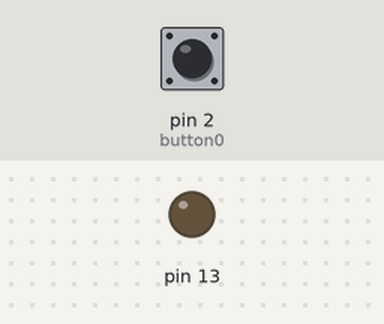
Recording of a sketch running on a simulated Arduino Uno, built with avr-gcc and run on an emulated ATmega328P. On the bench: output pins drawn as LEDs (lit = HIGH). Dashed ring = blinking. The test bench sets the inputs (shaded band); at power-on: pin 2 (button0) HIGH.

Above: at 1.2 s.
1.3 s: pin 2 (button0) pulled LOW for 1 s
At 1.45 s:
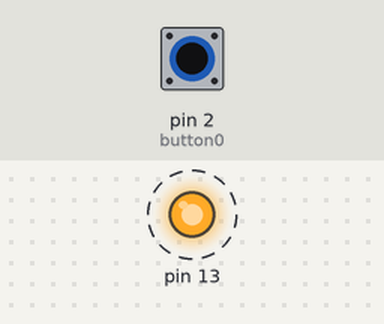
3.8 s: pin 2 (button0) pulled LOW for 3.2 s
At 7.5 s:
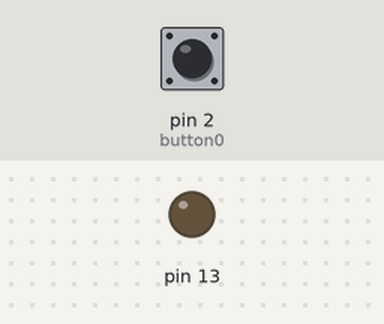
Timing chart, 0 to 9.0 s (numbered marks = the images above; inputs shaded):
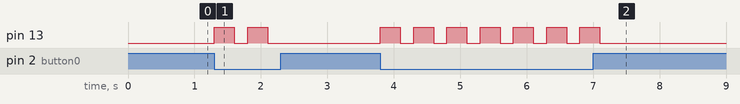

The sketch:

TV_Remote_03.ino
```cpp
// v01 - Blink using direct port manipulation
// v02 - read button using direct port manipulation
// v03 - Blink n times based on which button is pressed
// v04 - Read buttons using interrupt instead of polling in loop()

#ifndef cbi
#define cbi(sfr, bit) (_SFR_BYTE(sfr) &= ~_BV(bit))
#endif
#ifndef sbi
#define sbi(sfr, bit) (_SFR_BYTE(sfr) |= _BV(bit))
#endif

const byte button0 = PD2;
const byte button1 = PD5;
const byte button2 = PD4;

void setup() {
  sbi(DDRB, PB5); // Pin D13 (PB5) as output
  cbi(DDRD, button0); // D2 (PD2) as input
  cbi(DDRD, button1); // D2 (PD2) as input
  cbi(DDRD, button2); // D2 (PD2) as input
  DDRD  &= B00001011;
  PORTD |= B00110100;
  //sbi(SREG,SREG_I); // Enable global interrupt
}

void loop() {
  byte vals = PIND;
  if (bitRead(vals, button0)==0) Blink(1);
  if (bitRead(vals, button1)==0) Blink(2);
  if (bitRead(vals, button2)==0) Blink(3);
}

void Blink(byte n)
{
  for (byte i = 0; i < n; i++) {
    sbi(PORTB, PB5);  // turn the LED on (HIGH is the voltage level)
    delay(300);
    cbi(PORTB, PB5);  // turn the LED off by making the voltage LOW
    delay(200);
  }
}
```

Measured:
- after the input at 1.3 s, pin 13: alternates HIGH for 0.30 s and LOW for 0.20 s, 4 changes in all, then stays LOW, starting at once
- after the input at 3.8 s, pin 13: alternates HIGH for 0.30 s and LOW for 0.20 s, 14 changes in all, then stays LOW, starting at once
